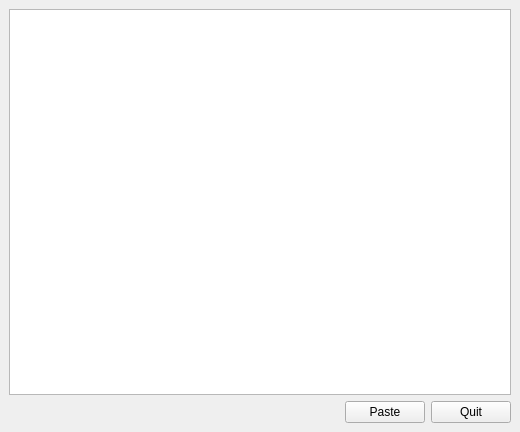
<?xml version="1.0" encoding="UTF-8"?>
<ui version="4.0">
 <class>MergeWindow</class>
 <widget class="QMainWindow" name="MergeWindow">
  <property name="geometry">
   <rect>
    <x>0</x>
    <y>0</y>
    <width>520</width>
    <height>432</height>
   </rect>
  </property>
  <property name="windowTitle">
   <string>MainWindow</string>
  </property>
  <widget class="QWidget" name="centralwidget">
   <layout class="QVBoxLayout" name="layout">
    <item>
     <widget class="QTextBrowser" name="previewBrowser"/>
    </item>
    <item>
     <layout class="QHBoxLayout" name="horizontalLayout">
      <item>
       <spacer name="horizontalSpacer">
        <property name="orientation">
         <enum>Qt::Horizontal</enum>
        </property>
        <property name="sizeHint" stdset="0">
         <size>
          <width>40</width>
          <height>20</height>
         </size>
        </property>
       </spacer>
      </item>
      <item>
       <widget class="QPushButton" name="pasteButton">
        <property name="text">
         <string>Paste</string>
        </property>
       </widget>
      </item>
      <item>
       <widget class="QPushButton" name="quitButton">
        <property name="text">
         <string>Quit</string>
        </property>
       </widget>
      </item>
     </layout>
    </item>
   </layout>
  </widget>
 </widget>
 <resources/>
 <connections/>
</ui>
